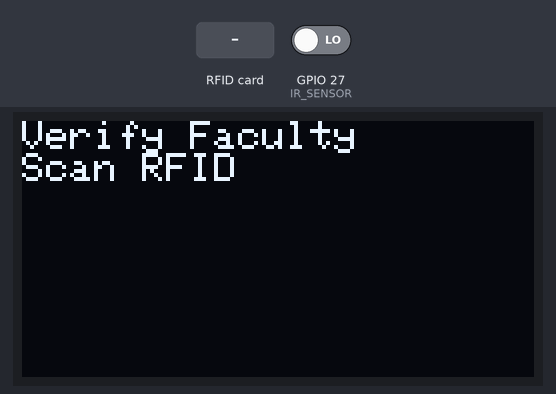
This sketch was run on a simulated ESP32. On the bench: 128×64 one-colour display. The test bench sets the inputs (shaded band); at power-on: GPIO 27 (IR_SENSOR) LOW. WiFi joins after 1.5 s; servers stay silent unless stated; uploads are accepted with an empty reply; what the sketch prints to the serial monitor is not drawn.

Above: at 2.8 s.
2.9 s: RFID card 5E 7A 19 C4 held to the reader
At 3.7 s:
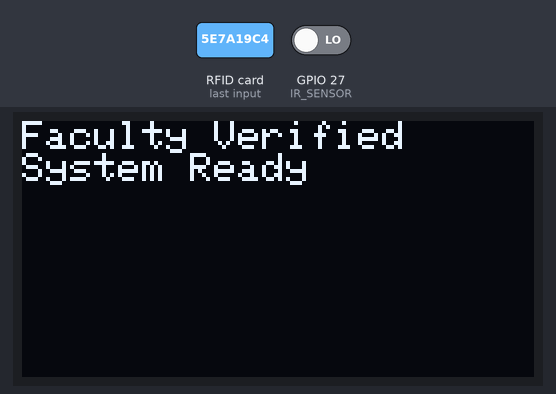
4.7 s: GPIO 27 (IR_SENSOR) driven HIGH
At 4.97 s:
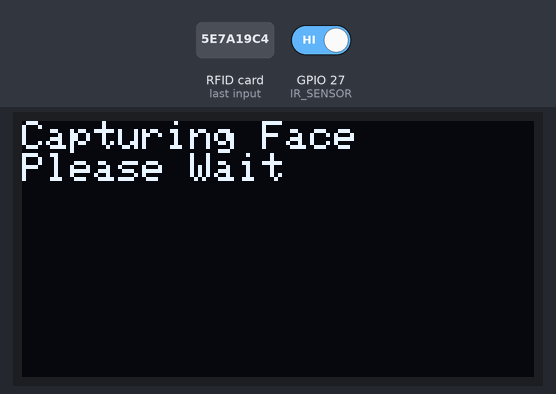
7.0 s: RFID card 5E 7A 19 C4 held to the reader
At 7.43 s:
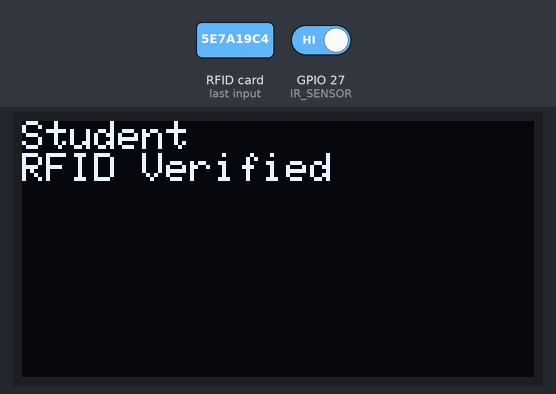
10.0 s: RFID card 5E 7A 19 C4 held to the reader
At 10.19 s:
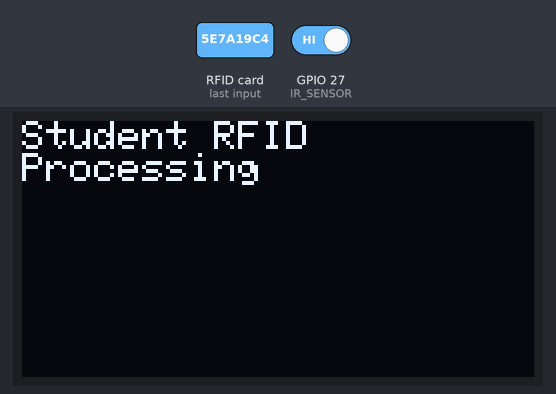
11.5 s: GPIO 27 (IR_SENSOR) driven LOW
Timing chart, 0 to 14.0 s (numbered marks = the images above; inputs shaded):
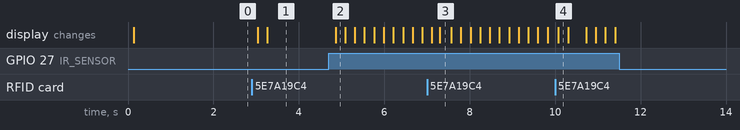

Measured:
- after the input at 2.9 s, the display: first changes after 0.14 s (image 1 shows a later state)
- after the input at 4.7 s, the display: changes after 0.16 s (image 2)
- after the input at 7.0 s, the display: first differs from a run without the input after 0.29 s (image 3)
- after the input at 10.0 s, the display: changes after 0.08 s (image 4)
- after the input at 11.5 s, every drawn part: stays the same

The sketch:

esp32_firmware.ino
```cpp
#include <WiFi.h>
#include <HTTPClient.h>
#include <SPI.h>
#include <MFRC522.h>
#include <Wire.h>
#include <Adafruit_GFX.h>
#include <Adafruit_SSD1306.h>

#define SS_PIN 5
#define RST_PIN 22

#define IR_SENSOR 27

#define SCREEN_WIDTH 128
#define SCREEN_HEIGHT 64

#define OLED_ADDR 0x3C

MFRC522 rfid(SS_PIN, RST_PIN);
Adafruit_SSD1306 display(SCREEN_WIDTH, SCREEN_HEIGHT, &Wire, -1);

TaskHandle_t RFIDTaskHandle;
TaskHandle_t FaceTaskHandle;

const char* ssid = "YOUR_WIFI";
const char* password = "YOUR_PASSWORD";

String SERVER_URL = "http://your-server/api";

bool facultyVerified = false;
String facultyRFID = "";
String studentRFID = "";

String studentName = "";
String verifyStatus = "";

void displayMessage(String line1, String line2)
{
  display.clearDisplay();
  display.setCursor(0,0);
  display.setTextSize(1);
  display.println(line1);
  display.println(line2);
  display.display();
}

bool verifyFaculty(String rfidTag)
{
  HTTPClient http;

  String url = SERVER_URL + "/verify_faculty";

  http.begin(url);
  http.addHeader("Content-Type","application/json");

  String payload = "{\"rfid\":\""+rfidTag+"\"}";

  int code = http.POST(payload);

  if(code == 200)
  {
    String response = http.getString();
    http.end();
    return true;
  }

  http.end();
  return false;
}

void sendStudentRFID(String rfidTag)
{
  HTTPClient http;

  String url = SERVER_URL + "/rfid_scan";

  http.begin(url);
  http.addHeader("Content-Type","application/json");

  String payload = "{\"rfid\":\""+rfidTag+"\"}";

  int code = http.POST(payload);

  if(code == 200)
  {
    String response = http.getString();
    studentName = "Student";
    verifyStatus = "RFID Verified";
  }

  http.end();
}

void requestFaceCapture()
{
  HTTPClient http;

  String url = SERVER_URL + "/capture";

  http.begin(url);

  int code = http.GET();

  if(code == 200)
  {
    verifyStatus = "Face Verified";
  }

  http.end();
}

void RFIDTask(void * parameter)
{
  while(true)
  {
    if(!rfid.PICC_IsNewCardPresent())
    {
      vTaskDelay(100 / portTICK_PERIOD_MS);
      continue;
    }

    if(!rfid.PICC_ReadCardSerial())
    {
      vTaskDelay(100 / portTICK_PERIOD_MS);
      continue;
    }

    String rfidTag = "";

    for(byte i = 0; i < rfid.uid.size; i++)
    {
      rfidTag += String(rfid.uid.uidByte[i], HEX);
    }

    Serial.print("RFID: ");
    Serial.println(rfidTag);

    if(!facultyVerified)
    {
      displayMessage("Checking Faculty", "");

      bool status = verifyFaculty(rfidTag);

      if(status)
      {
        facultyVerified = true;
        facultyRFID = rfidTag;

        displayMessage("Faculty Verified","System Ready");
      }
      else
      {
        displayMessage("Invalid Faculty","Try Again");
      }
    }
    else
    {
      studentRFID = rfidTag;

      displayMessage("Student RFID","Processing");

      sendStudentRFID(studentRFID);

      displayMessage(studentName, verifyStatus);
    }

    rfid.PICC_HaltA();

    vTaskDelay(2000 / portTICK_PERIOD_MS);
  }
}

void FaceTask(void * parameter)
{
  while(true)
  {
    if(!facultyVerified)
    {
      vTaskDelay(1000 / portTICK_PERIOD_MS);
      continue;
    }

    int presence = digitalRead(IR_SENSOR);

    if(presence == HIGH)
    {
      Serial.println("Person detected");

      displayMessage("Capturing Face","Please Wait");

      requestFaceCapture();

      displayMessage(studentName, verifyStatus);
    }

    vTaskDelay(200 / portTICK_PERIOD_MS);
  }
}

void setup()
{
  Serial.begin(115200);

  pinMode(IR_SENSOR, INPUT);

  SPI.begin();
  rfid.PCD_Init();

  Wire.begin();

  if(!display.begin(SSD1306_SWITCHCAPVCC, OLED_ADDR))
  {
    Serial.println("OLED failed");
    while(true);
  }

  display.clearDisplay();
  display.display();

  displayMessage("Verify Faculty","Scan RFID");

  WiFi.begin(ssid,password);

  while(WiFi.status()!=WL_CONNECTED)
  {
    delay(500);
    Serial.print(".");
  }

  Serial.println("WiFi Connected");

  xTaskCreatePinnedToCore(
    RFIDTask,
    "RFIDTask",
    5000,
    NULL,
    1,
    &RFIDTaskHandle,
    0
  );

  xTaskCreatePinnedToCore(
    FaceTask,
    "FaceTask",
    5000,
    NULL,
    1,
    &FaceTaskHandle,
    1
  );
}

void loop()
{
}
```
